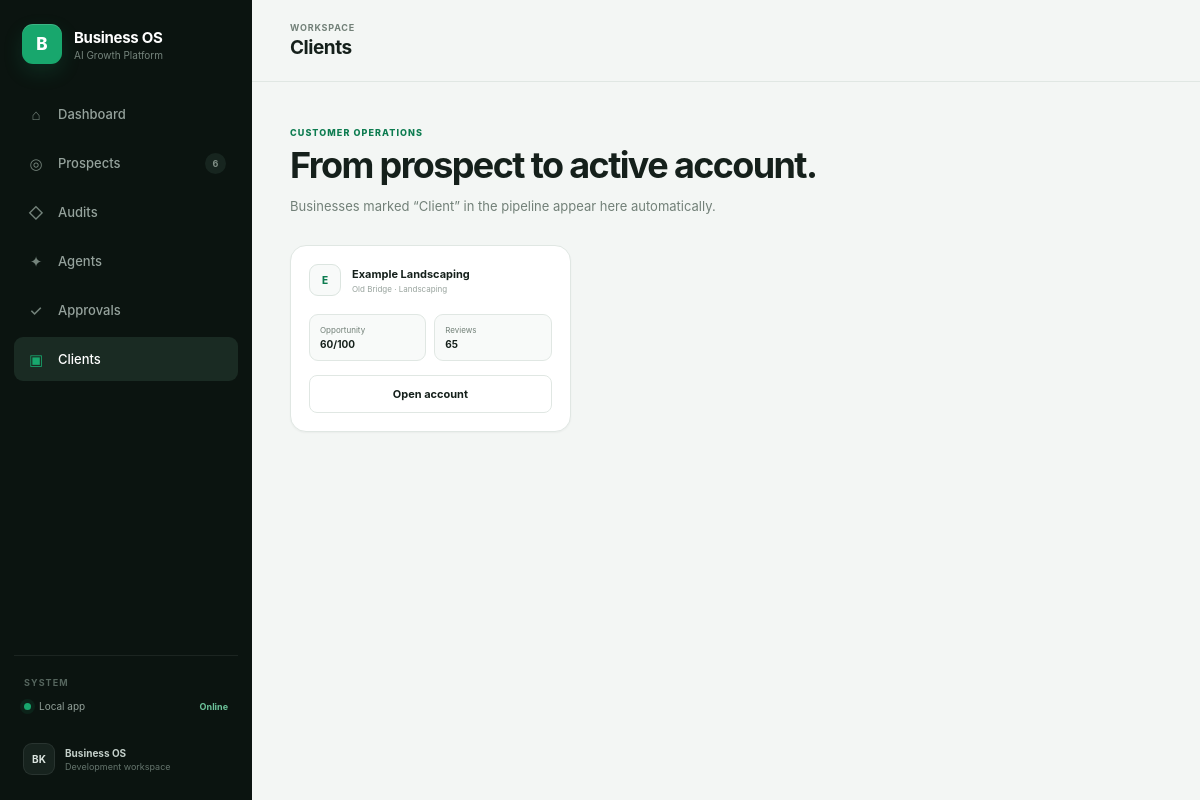
The app's page /clients with its own data.
### tables this page shows
CREATE TABLE businesses (
                id INTEGER PRIMARY KEY AUTOINCREMENT,
                name TEXT NOT NULL,
                city TEXT NOT NULL,
                category TEXT NOT NULL DEFAULT 'Local Service Business',
                reviews INTEGER NOT NULL DEFAULT 0,
                rating REAL NOT NULL DEFAULT 0,
                website TEXT DEFAULT '',
                phone TEXT DEFAULT '',
                email TEXT DEFAULT '',
                online_booking INTEGER NOT NULL DEFAULT 0,
                emergency_service INTEGER NOT NULL DEFAULT 0,
                website_chat INTEGER NOT NULL DEFAULT 0,
                estimate_form INTEGER NOT NULL DEFAULT 0,
                status TEXT NOT NULL DEFAULT 'Not Contacted',
                notes TEXT NOT NULL DEFAULT '',
                created_at TEXT NOT NULL
            );

### app.py (the view)
@app.route("/clients")
def clients():
    businesses = [b for b in all_analyzed_businesses() if b["status"] == "Client"]
    return render_template(
        "clients.html",
        active_page="clients",
        businesses=businesses,
    )

### app.py (called while the page is built)
def get_db():
    connection = sqlite3.connect(DB_PATH)
    connection.row_factory = sqlite3.Row
    return connection

def all_analyzed_businesses():
    with get_db() as db:
        rows = db.execute("SELECT * FROM businesses ORDER BY id DESC").fetchall()
    return [analyze_business(row) for row in rows]

@app.context_processor
def inject_global_counts():
    with get_db() as db:
        prospect_count = db.execute("SELECT COUNT(*) AS c FROM businesses").fetchone()["c"]
        approval_count = db.execute(
            "SELECT COUNT(*) AS c FROM approvals WHERE status='Pending'"
        ).fetchone()["c"]
    return {
        "global_prospect_count": prospect_count,
        "global_approval_count": approval_count,
    }

### templates/clients.html (shortened to what this page needs)
{% extends "base.html" %}
{% block page_title %}Clients{% endblock %}
{% block content %}
<section class="page-heading">
    <div>
        <span class="eyebrow">CUSTOMER OPERATIONS</span>
        <h2>From prospect to active account.</h2>
        <p>Businesses marked “Client” in the pipeline appear here automatically.</p>
    </div>
</section>
{% if businesses %}
<section class="client-grid">
    {% for business in businesses %}
        <article class="panel client-card">
            <div class="business-cell">
                <div class="business-avatar">{{ business.name[0] }}</div>
                <div>
                    <strong>{{ business.name }}</strong>
                    <span>{{ business.city }} · {{ business.category }}</span>
                </div>
            </div>
            <div class="client-meta">
                <div><span>Opportunity</span><strong>{{ business.score }}/100</strong></div>
                <div><span>Reviews</span><strong>{{ business.reviews }}</strong></div>
            </div>
            <a class="button secondary full" href="{{ url_for('business_detail', business_id=business.id) }}">
                Open account
            </a>
        </article>
    {% endfor %}
</section>
{% endif %}
{% endblock %}

### static/styles.css (style rules this page uses)
:root { --bg: #f3f6f4; --surface: #ffffff; --surface-soft: #f8faf9; --sidebar: #0b1410; --sidebar-hover: #15211c; --sidebar-active: #1a2b23; --text: #15201b; --text-soft: #3f4c45; --muted: #728078; --muted-soft: #98a39d; --border: #e0e7e3; --border-strong: #ced8d2; --accent: #18a76d; --accent-dark: #0d7c50; --accent-soft: #eaf8f1; --warning: #a96d18; --warning-soft: #fff7e8; --danger: #b84b48; --danger-soft: #fff0ef; --blue: #3d6de0; --blue-soft: #eef3ff; --shadow-sm: 0 1px 2px rgba(14, 24, 19, .04); --shadow-md: 0 12px 36px rgba(14, 24, 19, .07); --radius-sm: 8px; --radius-md: 12px; --radius-lg: 16px; --radius-xl: 20px; --sidebar-width: 252px; }
* { box-sizing: border-box; }
html { min-height: 100%; }
body { margin: 0; min-height: 100vh; font-family: Inter, ui-sans-serif, -apple-system, BlinkMacSystemFont, "Segoe UI", sans-serif; background: var(--bg); color: var(--text); -webkit-font-smoothing: antialiased; }
a { color: inherit; }
.button { min-height: 38px; display: inline-flex; align-items: center; justify-content: center; padding: 0 15px; border-radius: var(--radius-sm); font-size: 11px; font-weight: 650; text-decoration: none; cursor: pointer; transition: transform 120ms ease, background 120ms ease, border-color 120ms ease; }
.button.secondary { border: 1px solid var(--border); background: var(--surface); color: var(--text); }
.button.full { width: 100%; }
.eyebrow { display: inline-block; margin-bottom: 8px; color: var(--accent-dark); font-size: 9px; font-weight: 780; letter-spacing: .12em; }
.hero, .page-heading { display: flex; align-items: flex-end; justify-content: space-between; gap: 36px; padding: 38px 0 28px; }
.hero h2, .page-heading h2, .profile-hero h2, .not-found h2 { margin: 0; max-width: 760px; font-size: clamp(28px, 3vw, 39px); font-weight: 730; line-height: 1.08; letter-spacing: -.045em; }
.hero p, .page-heading p { max-width: 700px; margin: 11px 0 0; color: var(--muted); font-size: 13px; line-height: 1.65; }
.panel { border: 1px solid var(--border); border-radius: var(--radius-lg); background: var(--surface); box-shadow: var(--shadow-sm); overflow: hidden; }
.business-cell { display: flex; align-items: center; gap: 11px; }
.business-avatar { width: 32px; height: 32px; display: grid; place-items: center; flex: 0 0 auto; border: 1px solid #dce5e0; border-radius: 9px; background: var(--surface-soft); color: var(--accent-dark); font-size: 10px; font-weight: 760; }
.business-cell > div:last-child { display: flex; flex-direction: column; gap: 3px; }
.business-cell strong { font-size: 11px; }
.business-cell span { color: var(--muted-soft); font-size: 8px; }
.audit-grid, .agent-grid, .client-grid { display: grid; grid-template-columns: repeat(3, minmax(0,1fr)); gap: 15px; }
.audit-card, .agent-card, .client-card { padding: 18px; }
.client-card .business-cell { margin-bottom: 18px; }
.client-meta { display: grid; grid-template-columns: repeat(2, minmax(0,1fr)); gap: 8px; margin-bottom: 14px; }
.client-meta div { padding: 10px; border: 1px solid var(--border); border-radius: 9px; background: var(--surface-soft); }
.client-meta span, .client-meta strong { display: block; }
.client-meta span { color: var(--muted); font-size: 8px; }
.client-meta strong { margin-top: 3px; font-size: 10px; }

### records on screen
businesses: name "E", name "Example Landscaping", city "Old Bridge", category "Landscaping", score "60", reviews "65"

### other values on screen
{{ global_prospect_count }} "6"
